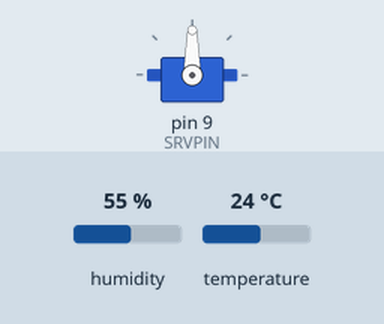
Bench run of a sketch on a simulated Arduino Uno, built with avr-gcc and run on an emulated ATmega328P. Shown: servo. The inputs (shaded band) are chosen by the test bench; at power-on: humidity 55 %, temperature 24 °C. What the sketch prints to the serial monitor is not drawn.

Above: at 0.05 s.
At 4.05 s:
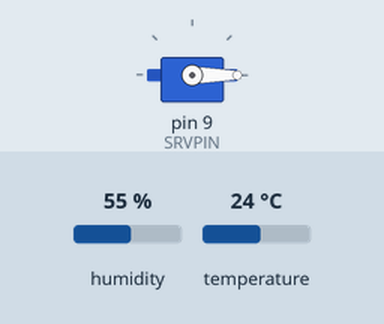
Timing chart, 0 to 5.3 s (numbered marks = the images above):
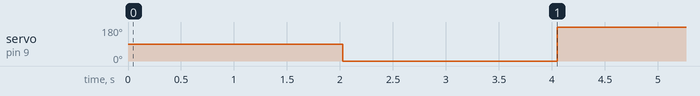

Measured:
- by itself, servo on pin 9 (SRVPIN): alternates 180° for 2.0 s and 0° for 2.0 s

The sketch:

TempHumi_Servo_sample.ino
```cpp
// 湿度・温度センサー、サーボモータのサンプル
#include <DHT.h>
#include <Servo.h>

#define DHTPIN 2         // DHTモジュールの信号線を接続するピン番号
#define DHTTYPE DHT11    // DHT デバイスの設定　DHT11/DHT21/DHT22

DHT dht(DHTPIN, DHTTYPE);  // DHTのインスタンスを作成

#define SRVPIN 9         // サーボモータのPWM信号線を接続するピン
Servo myservo;           // サーボモータドライバのインスタンスを作成
int servo_dir = 0;       // サーボモータ動作のためのフラグ

/////// setup()
void setup() {
  Serial.begin(9600);     // シリアルコンソールのボーレートを9600に設定
  while (!Serial) {
   ; // USB シリアルで接続している場合は、シリアルポートの接続待ちが必要（Genuino101のみ)
  }

  dht.begin();            // DHTドライバのイニシャライズ

  myservo.attach(SRVPIN);

  Serial.println("Genuino101 Temp&Humi, Servo sample sketch");
}

/////// loop()
void loop() {
  delay(2000);    // 2秒待ち DHTセンサーは、湿度、気温データの取得に約250mSecかかります。
                  // そのため、２秒周期でループを回しています。

  float h = dht.readHumidity();         // 湿度データの読み込み
  float t = dht.readTemperature();      // 温度データ（摂氏）の読み込み
  float f = dht.readTemperature(true);  // 温度データ（華氏）の読み込み

  // 正常にセンサーからデータが取り込めたか確認
  if (isnan(h) || isnan(t) || isnan(f)) {
    Serial.println("Failed to read from DHT sensor!");
    return;
  }

  // シリアルコンソールに計測したデータを出力
  Serial.print("Humidity: ");
  Serial.print(h);
  Serial.print(" %\t");
  Serial.print("Temperature: ");
  Serial.print(t);
  Serial.print(" *C ");
  Serial.print(f);
  Serial.print(" *F\t");

  if (servo_dir == 0) {
    myservo.write(0);                  // サーボモータの位置を０度に
    servo_dir = 1;
  } else {
    myservo.write(180);                // サーボモータの位置を０度に
    servo_dir = 0;
  }
}
```
